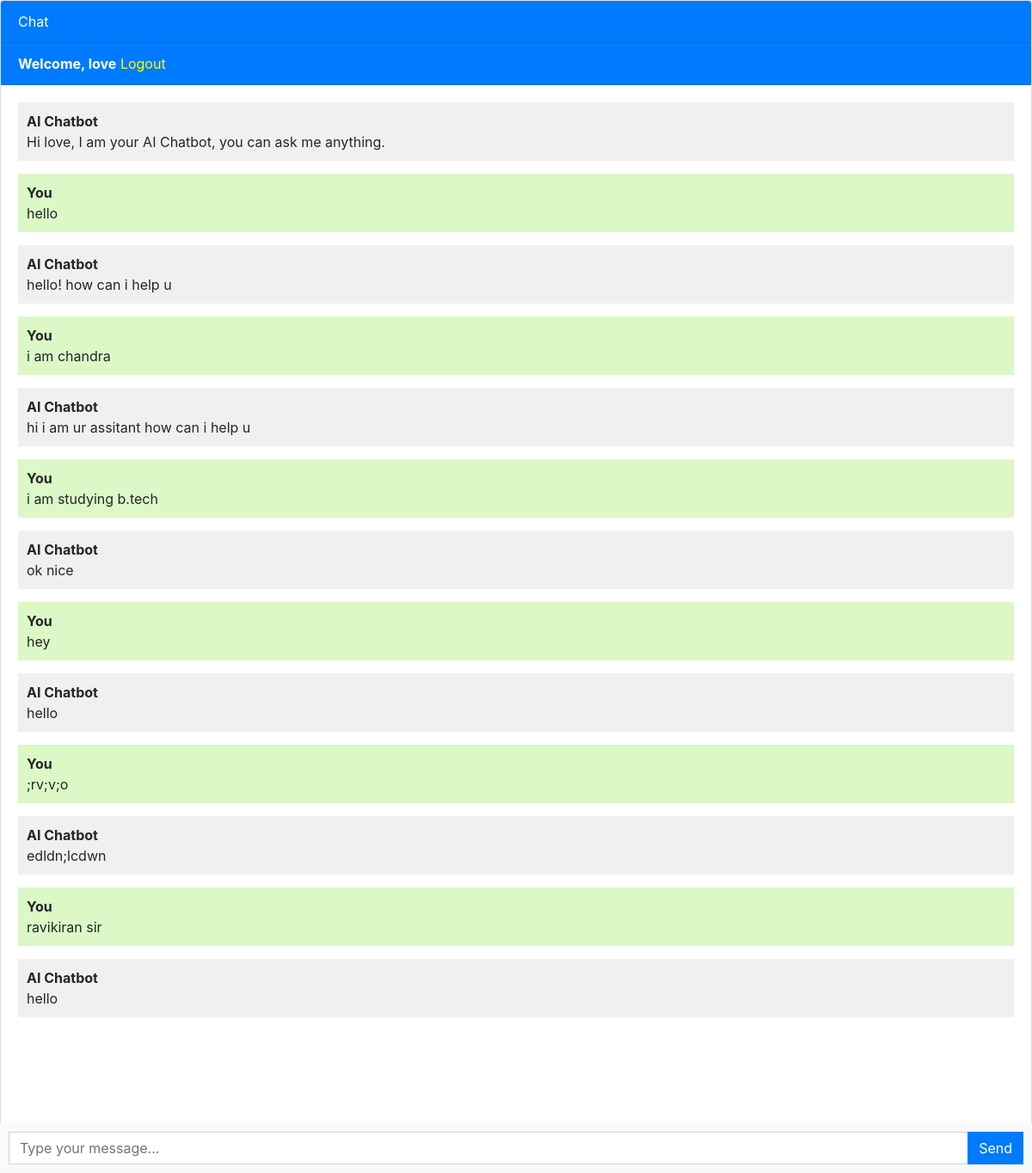
The app's page / (signed in) with its own data.
### webchatbotapp/models.py (models this page shows, shortened)
class Chat(models.Model):
    user = models.ForeignKey(User, on_delete=models.CASCADE)
    message = models.TextField()
    response = models.TextField()
    created_at = models.DateTimeField(auto_now_add=True)

### webchatbotapp/views.py (the view)
# urls.py: path('', views.chatbot, name='chatbot'),
def chatbot(request):
    chats = Chat.objects.filter(user=request.user)
    if request.method == 'POST':
        message = request.POST.get('message')
        response = ask_openai(message)
        chat = Chat(user=request.user, message=message, response=response, created_at=timezone.now())
        chat.save()
        return JsonResponse({'message': message, 'response': response})
    return render(request, 'chatbot.html', {'chats': chats})

### templates/chatbot.html (shortened to what this page needs)
{% extends 'base.html' %}
{% block content %}
<div class="chat-container">
  <div class="card flex-grow-1">
    <div class="card-header bg-primary text-white">Chat</div>
    {% if user.is_authenticated %}
    <div class="card-header bg-primary text-white"><b>Welcome, {{user.username}}</b>   <a style="color: yellow;" href="logout">Logout</a></div>
    {% else %}
    <div class="card-header bg-primary text-white"><a style="color: yellow" href="login">Login</a>   <a style="color: yellow;" href="register">Register</a></div>
    {% endif %}
    <div class="card-body messages-box">
      <ul class="list-unstyled messages-list">
         <li class="message received">
          <div class="message-text">
            <div class="message-sender">
              <b>AI Chatbot</b>
            </div>
            <div class="message-content">
              Hi {{user.username}}, I am your AI Chatbot, you can ask me anything.
            </div>
          </div>
        </li>
        {% for chat in chats %}
          {% if chat.user == request.user %}
            <li class="message sent">
          <div class="message-text">
            <div class="message-sender">
              <b>You</b>
            </div>
            <div class="message-content">
              {{chat.message}}
            </div>
          </div>
        </li>
        <li class="message received">
          <div class="message-text">
            <div class="message-sender">
              <b>AI Chatbot</b>
            </div>
            <div class="message-content">
              {{chat.response}}
            </div>
          </div>
        </li>
          {% endif %}
        {% endfor %}
      </ul>
    </div>
    <br><br>
    <br><br>
    <br><br>
  </div>
  <form class="message-form">
    <div class="input-group">
      <input type="text" class="form-control message-input" placeholder="Type your message...">
      <div class="input-group-append">
        <button type="submit" class="btn btn-primary btn-send">Send</button>
      </div>
    </div>
  </form>
</div>
{% endblock %}

### templates/base.html (shortened to what this page needs)
<!DOCTYPE html>
<html lang="en">
  <head>
    <link rel="stylesheet" href="https://stackpath.bootstrapcdn.com/bootstrap/4.3.1/css/bootstrap.min.css">
  </head>
  <body>
    {% block content %}{% endblock %}
  </body>
</html>

### templates/chatbot.html (style rules this page uses)
body, html { height: 100%; }
.messages-box { flex: 1; overflow-y: auto; }
.messages-list { padding-left: 0; }
.message { margin-bottom: 15px; list-style: none; }
.message-text { padding: 10px; border-radius: 5px; }
.sent { background-color: #dcf8c6; align-self: flex-end; }
.received { background-color: #f1f0f0; align-self: flex-start; }
.message-form { display: flex; position: fixed; bottom: 0; left: 0; right: 0; padding: 10px; background-color: #f8f9fa; }
.message-input { flex: 1; border-radius: 0; border-right: none; }
.btn-send { border-radius: 0; }
.chat-container { height: 100%; display: flex; flex-direction: column; }

### records on screen
Chat: message "hello", response "hello! how can i help u"
Chat: message "i am chandra", response "hi i am ur assitant how can i help u"
Chat: message "i am studying b.tech", response "ok nice"
Chat: message "hey", response "hello"
Chat: message ";rv;v;o", response "edldn;lcdwn"
Chat: message "ravikiran sir", response "hello"

### other values on screen
{{ user.username }} "love"
